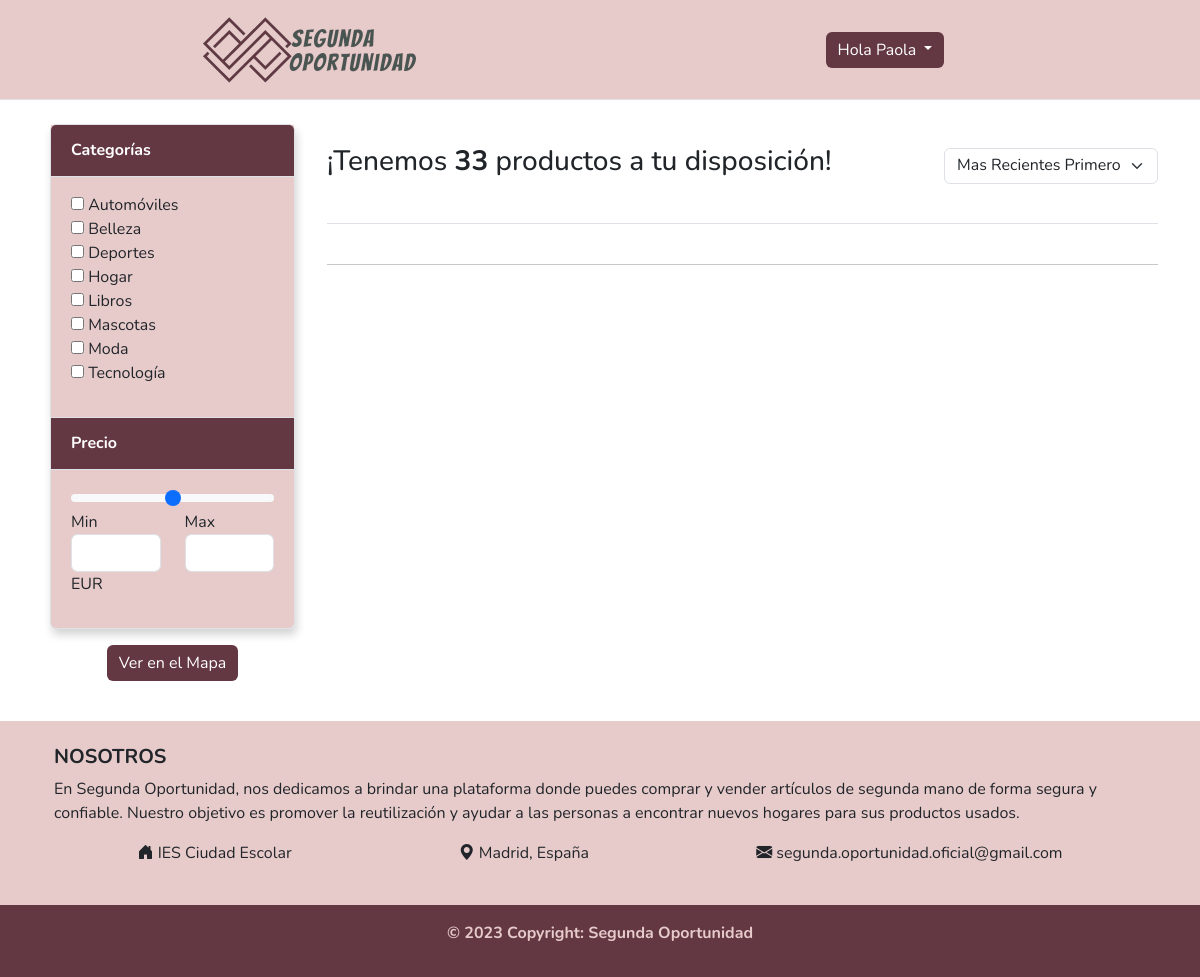
Screenshot of /Controlador/controlador_productos.php (signed in) with the database file from the repository.
### tables this page shows
CREATE TABLE `categorias` (
  `id_categoria` tinyint(3) UNSIGNED NOT NULL,
  `nom_categoria` varchar(30) NOT NULL,
  `desc_categoria` text NOT NULL
);

### web/Modelo/conexion.php (called while the page is built)
<?php
class Conexion {
    private $server = "localhost";
    private $db = "segunda_oportunidad";
    private $user = "root";
    private $pssw = "";
    function get_conexion(){
        try {
            $conn = new PDO('mysql:host='.$this->server.'; dbname='.$this->db,$this->user,$this->pssw);
            $conn->setAttribute(PDO::ATTR_ERRMODE, PDO::ERRMODE_EXCEPTION);
            return $conn;
        } catch(PDOException $e) {
            echo "Excepcion: ".$e;
            return $e->getMessage();
        }
    }
}
?>

### web/Modelo/categoriaDAO.php (called while the page is built)
<?php
require_once("conexion.php");
class categoriaDAO extends Conexion {
    private $con;
    function __construct() {
        $this->con = parent::get_conexion();
    }
    function obtiene_todas_categorias(){
        try {
            $sql = "SELECT id_categoria, nom_categoria FROM categorias";
            $stmt = $this->con->prepare($sql);
            if($stmt->execute()){
                $registros = $stmt->fetchAll(PDO::FETCH_ASSOC);
            }
            return $registros;
        } catch (PDOException $e) {
            return false;
        }
    }
}
?>

### web/Vista/index.php (the view, shortened to what this page needs)
<?php require_once("../Vista/cabecera.php") ?>
<!DOCTYPE html>
<html lang="es">
<head>
 <link rel="stylesheet" href="../Vista/css/index.css">
</head>
<body>
  <section>
    <div class="container">
      <div class="row">
        <div class="col-lg-3">
          <div class="card d-lg-block mb-3">
            <div class="accordion" id="acordion">
              <div class="accordion-item">
                <h2 class="accordion-header" id="headingOne">
                  <button class="accordion-button" >
                    <b>Categorías</b>
                  </button>
                </h2>
                <div id="collapseOne" class="show" aria-labelledby="headingOne" data-bs-parent="#accordion">
                  <div class="accordion-body">
                    <ul class="list-unstyled">
                    <?php
                      $html = "";
                      foreach($categorias AS $categoria){
                        $html .= "<input type='checkbox' class='checkbox_categoria' value='".$categoria['id_categoria']."' /> ";
                        $html .= $categoria['nom_categoria']."<br/>";
                      }
                      $html .= "";
                      echo $html;
                      ?>
                    </ul>
                  </div>
                </div>
              </div>
              <div class="accordion-item">
                <h2 class="accordion-header" id="headingThree">
                  <button class="accordion-button fw-bold">
                    Precio
                  </button>
                </h2>
                <div id="collapseTwo" class="show" aria-labelledby="headingTwo" data-bs-parent="#accordion">
                  <div class="accordion-body">
                    <div class="range">
                      <input type="range" class="form-range" max="300" min="0" id="range_precio" />
                    </div>
                    <div class="row mb-3">
                      <div class="col-6">
                        <p class="mb-0">
                          Min
                        </p>
                        <div class="form-outline">
                          <input type="number" id="precio_min" class="form-control" />
                          <span class="label label-info">EUR</span>
                        </div>
                      </div>
                      <div class="col-6">
                        <p class="mb-0">
                          Max
                        </p>
                        <div class="form-outline">
                          <input type="number" id="precio_max" min="0" max="999999" class="form-control" />
                        </div>
                      </div>
                    </div>
                  </div>
                </div>
              </div>
            </div>
          </div>
          <div class="d-flex justify-content-center align-items-center">
             <form action="../Controlador/controlador_productos.php" method="post">
                <button class="btn" type="submit">Ver en el Mapa</button>
              </form>
          </div>
        </div>
        <div class="col-lg-9">
          <header class="d-sm-flex align-items-center border-bottom mb-4 pb-3">
          <h3>¡Tenemos <b><?php print_r($productos_totales) ?></b> productos a tu disposición!</h3>
            <div class="ms-auto">
              <select class="form-select d-inline-block w-auto border pt-1" id="ordenar_por">
                <option selected="selected" value="fecha_desc">Mas Recientes Primero</option>
              </select>
            </div>
          </header>
          <hr />
          <nav aria-label="Page navigation example" class="d-flex justify-content-center mt-3">
          </nav>
        </div>
      </div>
    </div>
  </section>
</body>
</html>

### web/Vista/css/cabecera.css (style rules this page uses)
header { min-height: 100px; max-height: 100px; margin: 0; }
button { background-color: #643843 !important; color: white !important; border: none !important; }
* { font-family: 'Nunito'; }

### web/Vista/css/index.css (style rules this page uses)
.accordion-button::after { background-image: initial; }
.accordion-button:not(.collapsed)::after { background-image: initial; }
.card { margin: 0 .5em; box-shadow: 2px 6px 8px 0 rgba(22, 22, 26, 0.18); border: none; }
.accordion-item { background-color: #e7cbcb; }
.accordion-header { background-color: #e7cbcb; }

### rows the page displays
categorias: nom_categoria "Automóviles"
categorias: nom_categoria "Belleza"
categorias: nom_categoria "Deportes"
categorias: nom_categoria "Hogar"
categorias: nom_categoria "Libros"
categorias: nom_categoria "Mascotas"
categorias: nom_categoria "Moda"
categorias: nom_categoria "Tecnología"

### other values shown
$_SESSION["perfil"]["nom_usuario"] "Paola"
